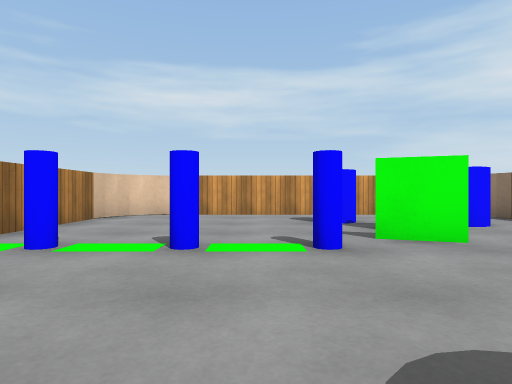
view 1 (above)

12 first-person views from a walk through a 3-D level made in the Unity game engine. The camera is 0.58 m above the floor, looks level and sees 75° across. The floor is counted in squares, 1 m on a side. Each view is taken from the middle of a square. On the plan, view 1 faces up. The plan holds only what a view shows up to about 9 squares ahead; the rest is blank. Surface patterns are stand-ins for the level's own textures.

view 2
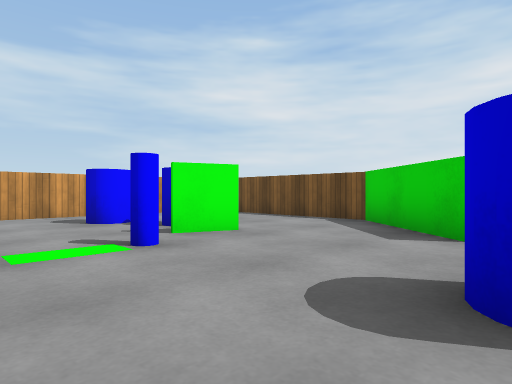

view 3
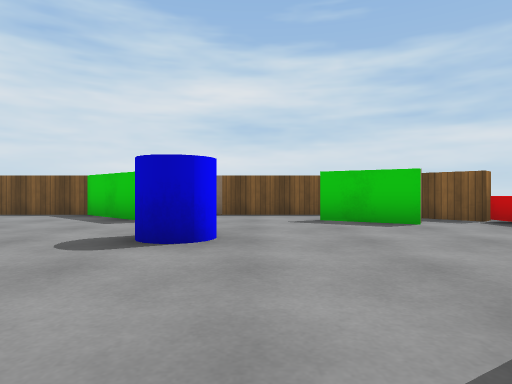

view 4
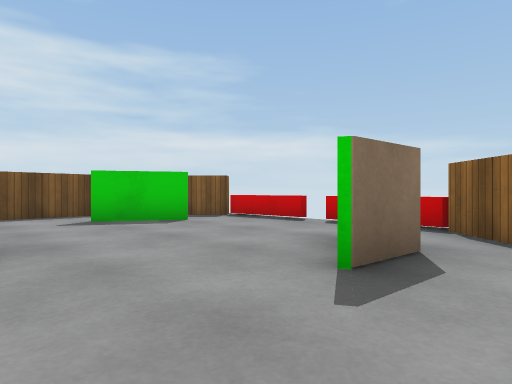

view 5
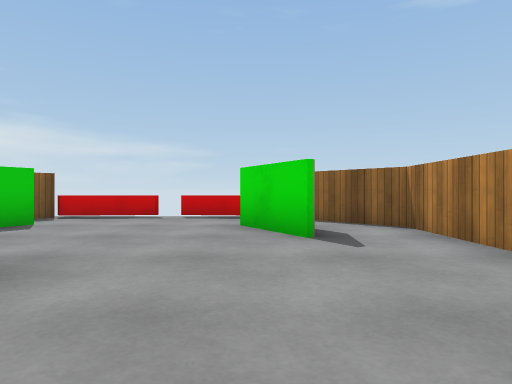

view 6
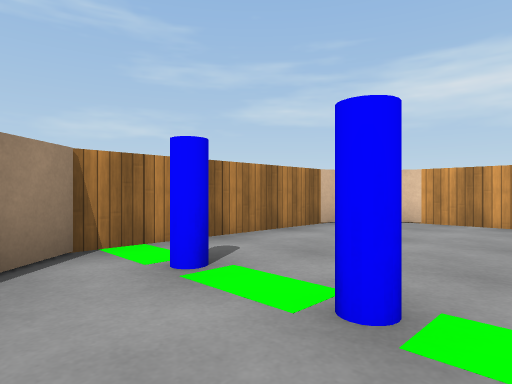

view 7
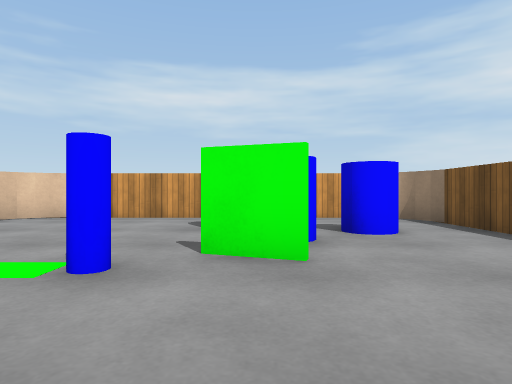

view 8
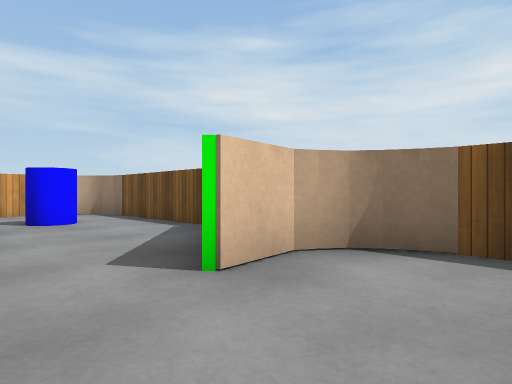

view 9
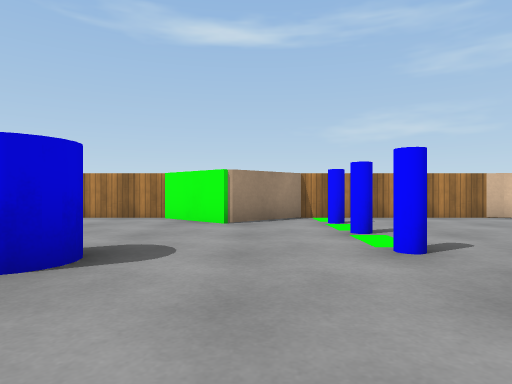

view 10
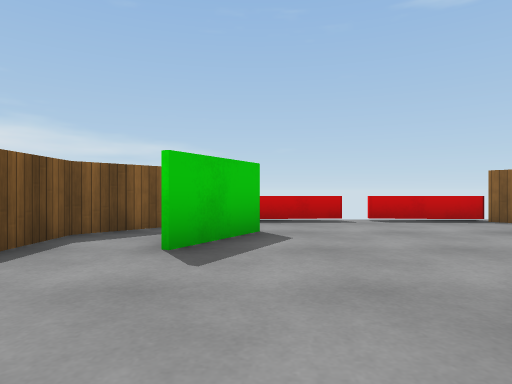

view 11
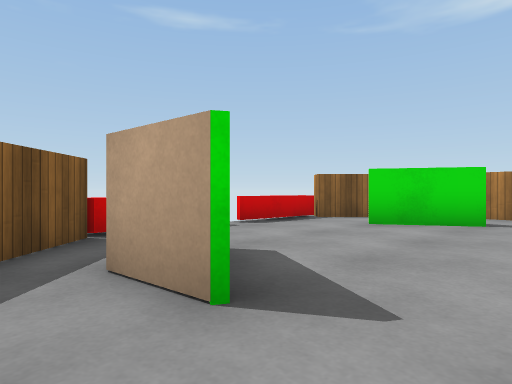

view 12
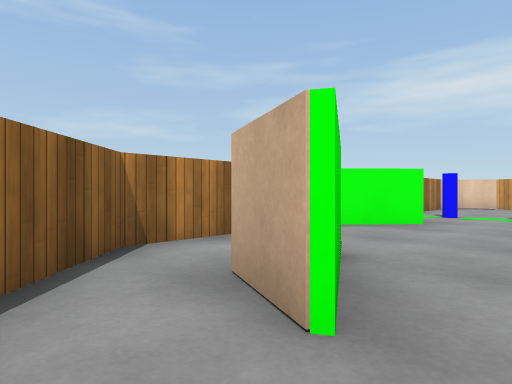

### Floor plan
Key: @ floor where view 1 was taken; # wall or solid block; . floor; ^ raised ledge; C blue cylinder.
Columns run from 4 left of view 1 to 6 right of it. Each row starts with its distance up from view 1.
  9  #########
  8 ##.......##
  7 #....CC...#
  6 #.....C.C.#
  5 #.....C...#
  4 #.CC.C#...#
  3 #........##
  2 ##.......#
  1 ##......###
  0 #...@C....#
 -1 #.........#
 -2 #.........#
 -3 #.##...##.#
 -4 ####...####
 -5  ##.....##
 -6   #^^ ^^#

Positions as (right, up) in squares from view 1, and headings:
1: (0, 0), facing up
2: (-1, 0), facing up-right
3: (-3, -1), facing right
4: (-3, 0), facing down-right
5: (-1, 2), facing down
6: (0, 2), facing up-left
7: (2, 1), facing up
8: (2, -1), facing up-right
9: (4, 2), facing left
10: (3, 1), facing down
11: (5, -1), facing down-left
12: (0, -5), facing up-left
